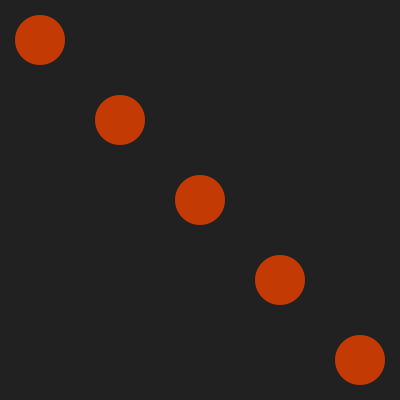
Frame 1 (no input)
Frame 60 (the mouse pressed at the canvas centre just before this capture): identical to frame 1, image omitted
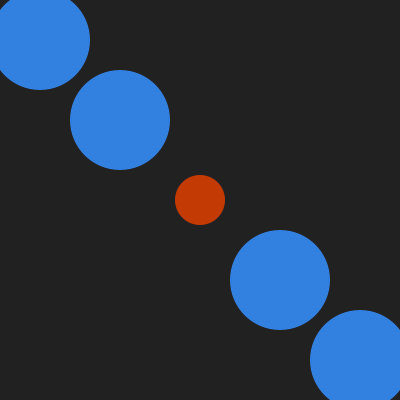
Frame 120 (the mouse held since frame 60 and released just before this capture)

The Processing sketch that drew these frames (run headless with seeded random() and noise(); from frame 60 on, the mouse is pressed at the canvas centre):

// Processing sketch: processing_33930
// ── processing_33930.pde



 
int timeOff = 300;
int timeOn = 500;
int lastTime;
boolean dotsOn = true;
 
void setup() {
  smooth();
  size(400, 400);

  lastTime = millis();
  println(lastTime);
  
  
  
}

  
void draw() {
 background(33,33,33);




      drawDots(int(width * .5), int(height * .5));
      drawDots(int(width * .10), int(height * .10));
      drawDots(int(width * .30), int(height * .30));
      drawDots(int(width * .70), int(height * .70));
      drawDots(int(width * .90), int(height * .90));
             
          
   
}

  




void drawDots(int center_x, int center_y) {
  
  
     if(dotsOn == true){
     fill(196,58,4);
     noStroke();
     ellipse(center_x, center_y, 50, 50);
      
     if(timeOn < millis() - lastTime){
       dotsOn = false;
       lastTime = millis();
       println("dot is blue");
     }
    
   }else{
     fill(50,129,224);
     ellipse(center_x, center_y, 100, 100);
      
     if(timeOff < millis() - lastTime){
       dotsOn = true;
       lastTime = millis();
       println("dot is orange");
     }
   }
    
    
   
  
   
  // draw fillament
  noFill();
  beginShape();
  vertex(center_x - 10, center_y + 50);
  for (int i = center_x - 20; i <= center_x + 20; i+=5) {


  }

  endShape();
  
  
}
